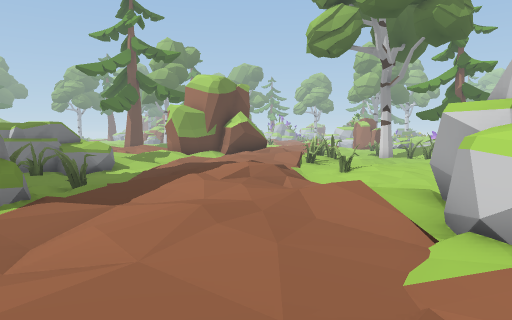
View 1 (above)

24 first-person views from a walk through a Unity game level. The camera is 1.5 m above the floor, tilts 4° down and sees 70° across. The floor is counted in squares, 2 m on a side. Each view is taken from the middle of a square. On the plan, view 1 faces up. The plan holds only what a view shows up to about 11 squares ahead; the rest is blank. The place goes on beyond the plan.

View 2
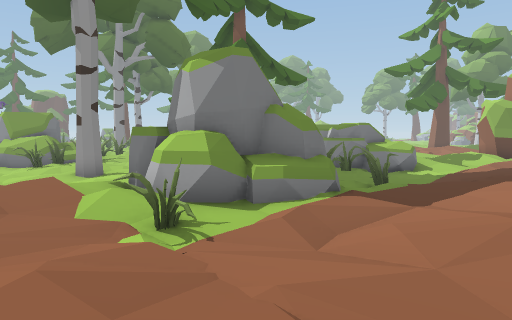

View 3
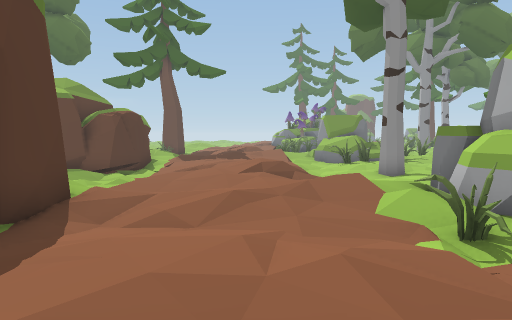

View 4
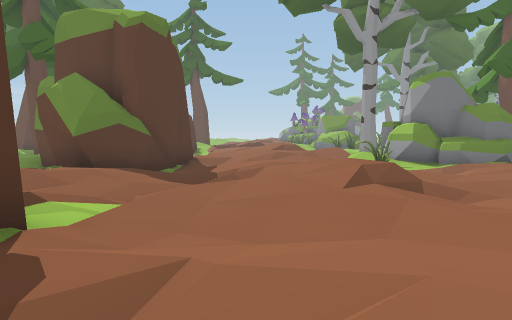

View 5
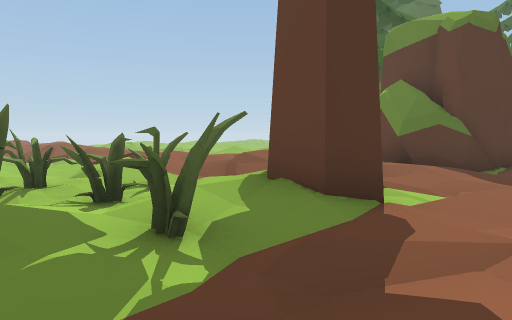

View 6
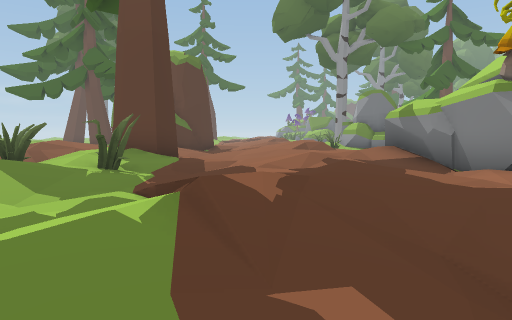

View 7
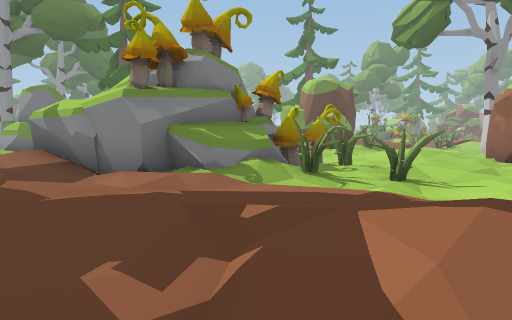

View 8
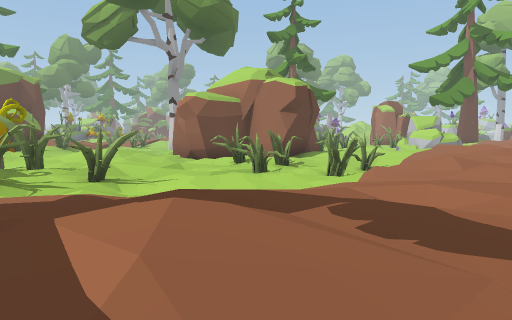

View 9
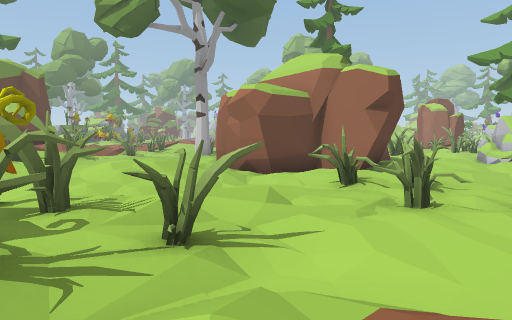

View 10
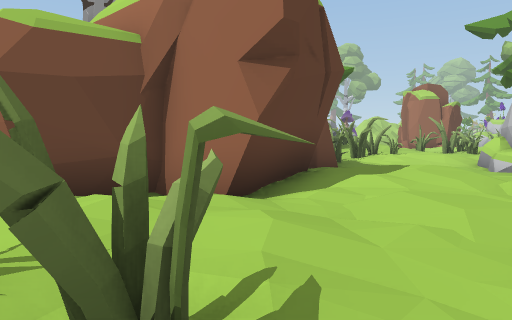

View 11
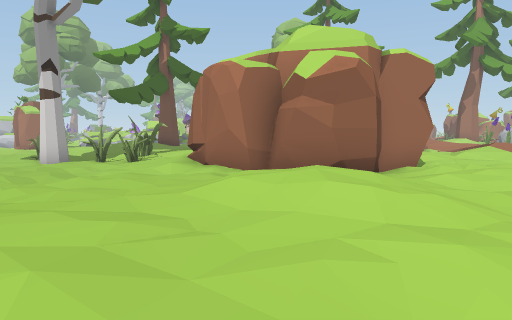

View 12
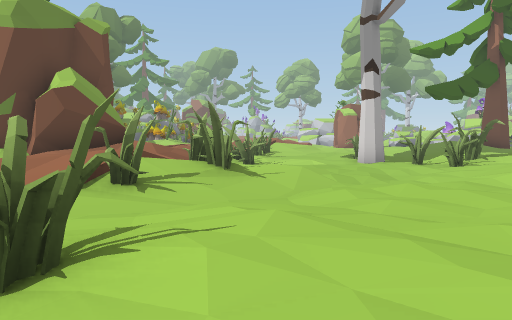

View 13
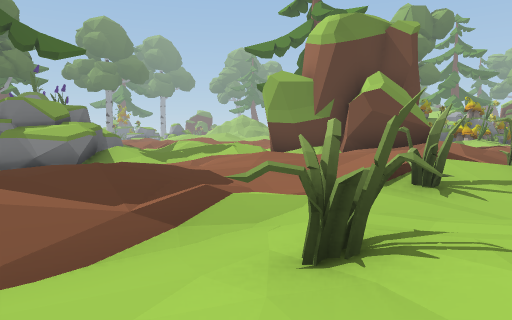

View 14
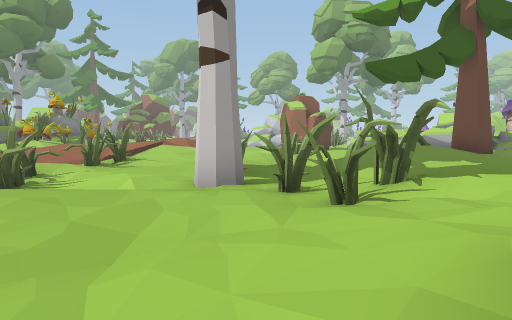

View 15
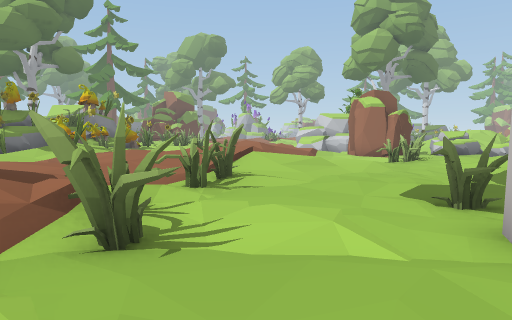

View 16
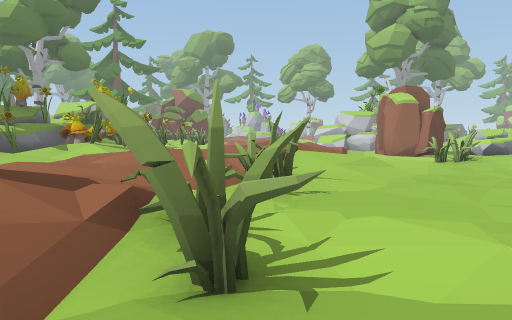

View 17
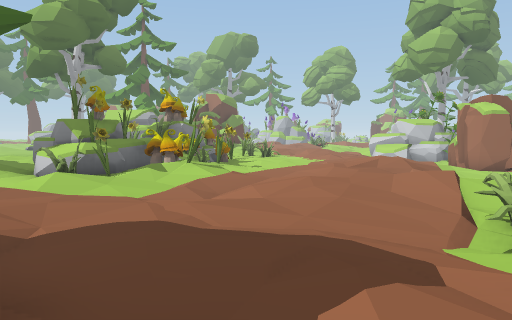

View 18
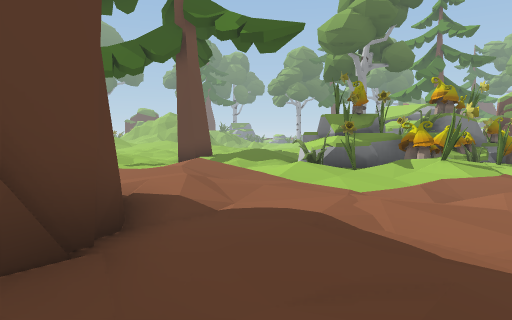

View 19
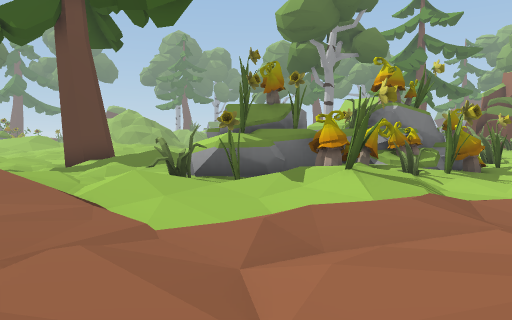

View 20
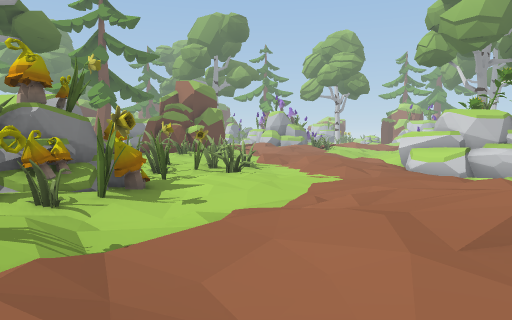

View 21
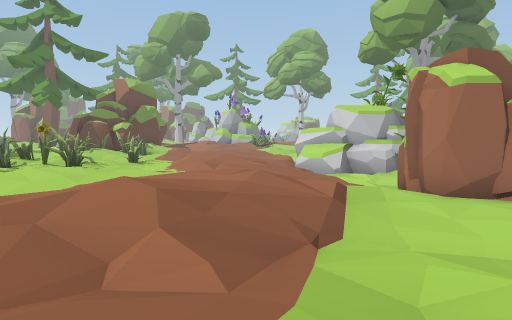

View 22
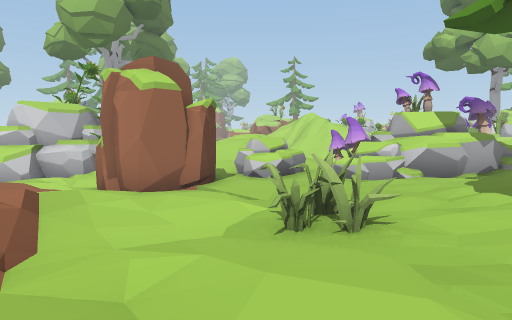

View 23
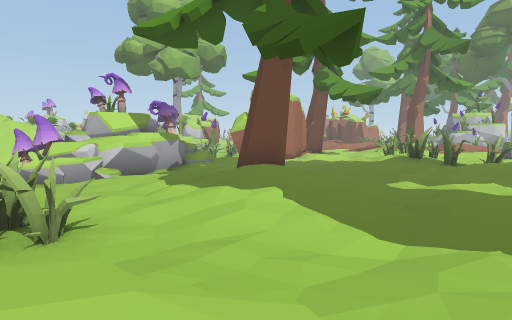

View 24
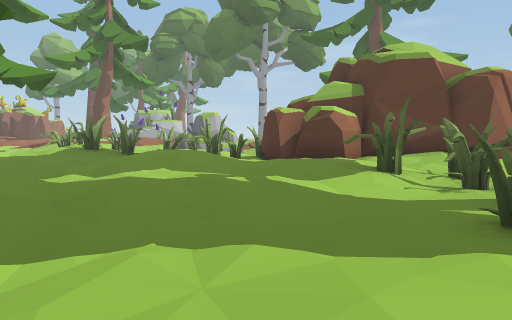

### Floor plan
Key: @ floor where view 1 was taken; # wall or solid block; x gap in a wall; . main floor; : floor 0.25 m higher than the main floor; - floor 0.25 m lower than the main floor; + floor 0.5 m higher than the main floor; _ floor 0.5 m lower than the main floor; * floor 0.75 m higher than the main floor; < floor 0.75 m lower than the main floor; % floor 1 m higher than the main floor; ( floor 1 m lower than the main floor; / step, stairs or slope; = window, fence, low wall or low ledge; ^ raised ledge; T thing the floor can be seen under or through; O other object.
Columns run from 13 left of view 1 to 19 right of it. Each row starts with its distance up from view 1.
 38            ##::.-. .-</#
 37             #:..-/..-//(
 36             ..#=.-..-_<#
 35             ##:...:    #  O
 34             #O:.-:+:.-_##_OO
 33            ##O.--/:+:/____O_-O#
 32           ##/#-../++/______OO##
 31       //###OO/-.:+*//<__---OO#
 30       //^#=/#/..+////__#----####O
 29    #//+..##:::..+:.._-_#.....-/
 28   .---.--/+:./.:++  -.--.::..-.
 27   :.-..::./.--:++//:--_-.:+:#
 26      .. *+.....:::.--___-.::.-
 25         ++::::::.-----___-..-..
 24         +++:::..-#_---__----....
 23            #.:+:.____-_-......#:
 22            ##:+//#__TT_--.:+:#+
 21            ### :/#__TT_-../+
 20           ####*/_____TT=::.   #
 19           #/##// --__-T...  #=...
 18          /.  +   --___-..####-..-
 17         +/:  +  #--__-.### ##---O
 16         :.:  ++/#-___-##   ##  _O
 15        +:.-/+::#.-----##   #  __O
 14       #^/- .::..---..-##  ##:/-
 13       ##/  ::..-.....:-####/:.
 12       ##-_.:+//-#:..+:.-----./:
 11        #--.::+/_....+/.-...---:
 10        #__-/++/_----..--...-_-.
  9        /_#./+*/ --__----###-# /
  8        #./.:+// -. --...---#//*
  7        ##...++::/  #OT:/---//:+
  6         ##/.:++/#  ##.T#---.:+
  5         #^:/++:/#  ###-/--..::
  4       ###.//+:./#  #^/-/. :::
  3 __   :/###--.:.:####:/.::/:+
  2 _/  .:/+/#.:::.:##.... ++*++
  1    /.:+::.::+//:++::/:++///
  0    %/+++::+/+@+++++:+++:./
 -1   /++/.::.:://+/.:::::+/:-
 -2   /::.../...-.:..:-..//::
 -3    -/.:##--....-#:..----
 -4    __/  ###:++:/#x##/-
 -5           ##:/  /+#:/
 -6           # +++  ###
 -7              *//-.:.
 -8               /.-...
 -9               :::/.

Where each view was taken, in squares from view 1:
view 1: 0 up, 0 right, facing up
view 2: 0 up, 0 right, facing up-left
view 3: 0 up, 0 right, facing left
view 4: 1 down, 6 right, facing left
view 5: 1 down, 7 right, facing down-left
view 6: 1 down, 12 right, facing left
view 7: 0 up, 12 right, facing up-left
view 8: 0 up, 12 right, facing up
view 9: 3 up, 10 right, facing up
view 10: 8 up, 13 right, facing up
view 11: 9 up, 4 right, facing up-right
view 12: 10 up, 4 right, facing up
view 13: 10 up, 4 right, facing up-left
view 14: 15 up, 8 right, facing up
view 15: 18 up, 5 right, facing up
view 16: 19 up, 4 right, facing up
view 17: 20 up, 1 right, facing up
view 18: 21 up, 2 right, facing up-left
view 19: 25 up, 2 right, facing up-left
view 20: 27 up, 2 right, facing up
view 21: 27 up, 6 right, facing up
view 22: 27 up, 6 right, facing up-right
view 23: 27 up, 6 right, facing right
view 24: 26 up, 7 right, facing down-right
